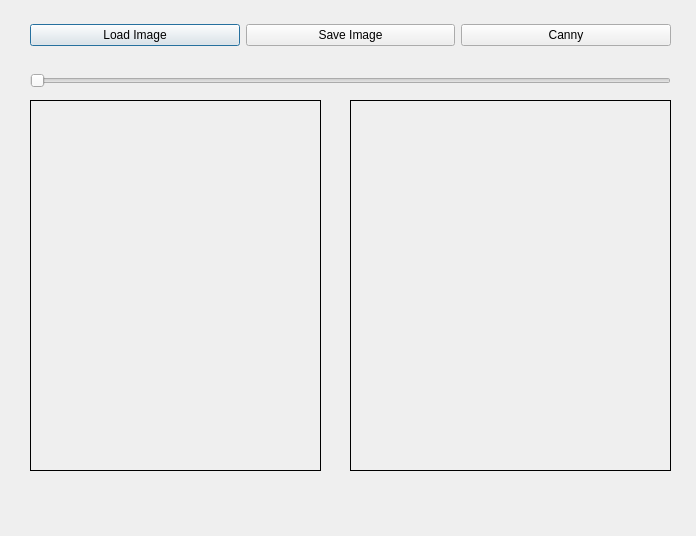
<?xml version="1.0" encoding="UTF-8"?>
<ui version="4.0">
 <class>Dialog</class>
 <widget class="QDialog" name="Dialog">
  <property name="geometry">
   <rect>
    <x>0</x>
    <y>0</y>
    <width>696</width>
    <height>536</height>
   </rect>
  </property>
  <property name="windowTitle">
   <string>Dialog</string>
  </property>
  <widget class="QLabel" name="imgLabel">
   <property name="geometry">
    <rect>
     <x>30</x>
     <y>100</y>
     <width>291</width>
     <height>371</height>
    </rect>
   </property>
   <property name="frameShape">
    <enum>QFrame::Box</enum>
   </property>
   <property name="text">
    <string/>
   </property>
  </widget>
  <widget class="QLabel" name="processedLabel">
   <property name="geometry">
    <rect>
     <x>350</x>
     <y>100</y>
     <width>321</width>
     <height>371</height>
    </rect>
   </property>
   <property name="frameShape">
    <enum>QFrame::Box</enum>
   </property>
   <property name="text">
    <string/>
   </property>
  </widget>
  <widget class="QSlider" name="hSlider">
   <property name="geometry">
    <rect>
     <x>30</x>
     <y>70</y>
     <width>641</width>
     <height>22</height>
    </rect>
   </property>
   <property name="orientation">
    <enum>Qt::Horizontal</enum>
   </property>
   <property name="tickInterval">
    <number>10</number>
   </property>
  </widget>
  <widget class="QWidget" name="">
   <property name="geometry">
    <rect>
     <x>30</x>
     <y>20</y>
     <width>641</width>
     <height>30</height>
    </rect>
   </property>
   <layout class="QHBoxLayout" name="horizontalLayout">
    <item>
     <widget class="QPushButton" name="loadButton">
      <property name="text">
       <string>Load Image</string>
      </property>
     </widget>
    </item>
    <item>
     <widget class="QPushButton" name="saveButton">
      <property name="text">
       <string>Save Image</string>
      </property>
     </widget>
    </item>
    <item>
     <widget class="QPushButton" name="cannyButton">
      <property name="text">
       <string>Canny</string>
      </property>
     </widget>
    </item>
   </layout>
  </widget>
 </widget>
 <resources/>
 <connections/>
</ui>
